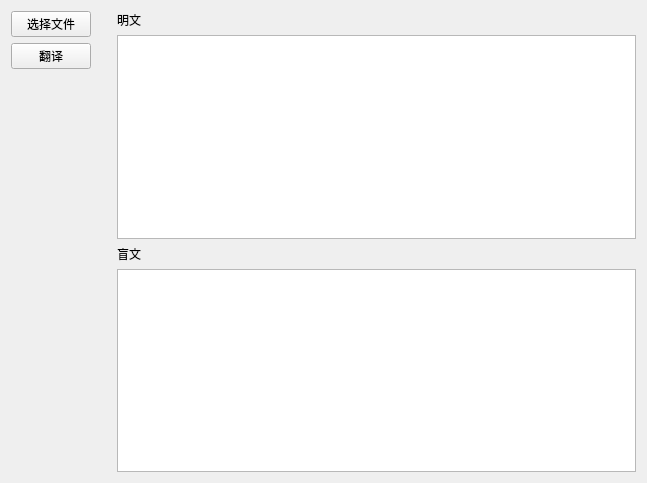
<?xml version="1.0" encoding="UTF-8"?>
<ui version="4.0">
 <class>BrailleTranslateClass</class>
 <widget class="QWidget" name="BrailleTranslateClass">
  <property name="geometry">
   <rect>
    <x>0</x>
    <y>0</y>
    <width>647</width>
    <height>483</height>
   </rect>
  </property>
  <property name="windowTitle">
   <string>BrailleTranslate</string>
  </property>
  <layout class="QGridLayout" name="gridLayout_3">
   <item row="0" column="0">
    <layout class="QGridLayout" name="gridLayout_2">
     <item row="2" column="0">
      <spacer name="verticalSpacer">
       <property name="orientation">
        <enum>Qt::Vertical</enum>
       </property>
       <property name="sizeHint" stdset="0">
        <size>
         <width>20</width>
         <height>318</height>
        </size>
       </property>
      </spacer>
     </item>
     <item row="0" column="0">
      <widget class="QPushButton" name="buttonSelectFile">
       <property name="text">
        <string>选择文件</string>
       </property>
      </widget>
     </item>
     <item row="1" column="0">
      <widget class="QPushButton" name="buttonTranslate">
       <property name="text">
        <string>翻译</string>
       </property>
      </widget>
     </item>
     <item row="0" column="1" rowspan="3">
      <layout class="QGridLayout" name="gridLayout">
       <item row="0" column="1">
        <widget class="QLabel" name="labelPlainText">
         <property name="text">
          <string>明文</string>
         </property>
        </widget>
       </item>
       <item row="3" column="1">
        <widget class="QPlainTextEdit" name="texteditBraille"/>
       </item>
       <item row="2" column="1">
        <widget class="QLabel" name="labelBrailleText">
         <property name="text">
          <string>盲文</string>
         </property>
        </widget>
       </item>
       <item row="1" column="1">
        <widget class="QPlainTextEdit" name="texteditPlain"/>
       </item>
       <item row="1" column="0">
        <spacer name="horizontalSpacer">
         <property name="orientation">
          <enum>Qt::Horizontal</enum>
         </property>
         <property name="sizeType">
          <enum>QSizePolicy::Minimum</enum>
         </property>
         <property name="sizeHint" stdset="0">
          <size>
           <width>20</width>
           <height>10</height>
          </size>
         </property>
        </spacer>
       </item>
      </layout>
     </item>
    </layout>
   </item>
  </layout>
 </widget>
 <layoutdefault spacing="6" margin="11"/>
 <resources/>
 <connections/>
</ui>
